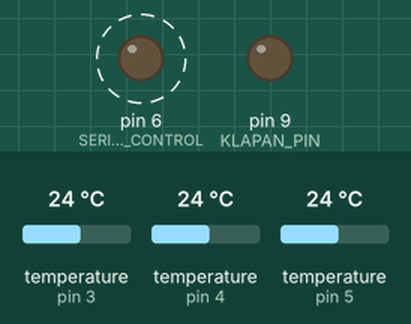
The sketch below on a simulated Arduino Uno, built with avr-gcc and run on an emulated ATmega328P. Shown: output pins drawn as LEDs (lit = HIGH). Dashed ring = blinking. Inputs (shaded band) come from the test bench; at power-on: temperature (sensors on pin 3, pin 4, pin 5) 24 °C. What the sketch prints to the serial monitor is not drawn.

Above: at 0.6 s.
Timing chart, 0 to 3.9 s (numbered marks = the images above):
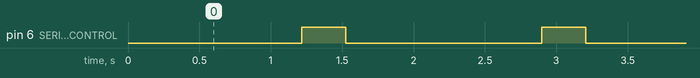

The sketch:

ControllerRs485_1.1_with_pause.ino
```cpp
#include <OneWire.h>
#include <DallasTemperature.h>
#include <ArduinoJson.h>
#include <Chrono.h>
#include <avr\eeprom.h>

#define SERIAL_DIRECTION_CONTROL 6

#define TEMPERATURE_UO_PIN 5
#define TEMPERATURE_CUB_PIN 4
#define TEMPERATURE_MID_PIN 3

#define KLAPAN_PIN 9

OneWire oneWire_UO(TEMPERATURE_UO_PIN);
OneWire oneWire_CUB(TEMPERATURE_CUB_PIN);
OneWire oneWire_MID(TEMPERATURE_MID_PIN);

DallasTemperature sensorsUO(&oneWire_UO);
DallasTemperature sensorsCUB(&oneWire_CUB);
DallasTemperature sensorsMID(&oneWire_MID);

DynamicJsonDocument doc(500);
DynamicJsonDocument receivedDoc(200);

Chrono myChrono(Chrono::SECONDS);

float auto_close_kl_temp;// температура и выше этой : которой клапан закрывается
float auto_open_kl_temp;// температура и ниже этой : клапан открывается
float T_UO_previousCycle = -1000;

bool automatic = false;

/*
   0 - OK
   1 - attempting to change klapa state when the auto mode is on.

*/
#define error_ok 0
#define error_klapa_violation 1
int error_state = error_ok;

//#define klapan_close  0;// косяк: в условном операторе так не работает.
//#define klapan_open  1;

const int klapan_close = 0;
const int klapan_open = 1;

int klapan_state;
int klapan_opening_duration = 300; // seconds

void setup(void) {

  pinMode(KLAPAN_PIN, OUTPUT);
  pinMode(SERIAL_DIRECTION_CONTROL, OUTPUT);

  Serial.begin(9600);

  klapan_state = klapan_open;

  doc["kl"] = klapan_state;
  doc["T_uo"] = 0;

  auto_close_kl_temp = eeprom_read_float(0);// температура и выше этой : которой клапан закрывается
  auto_open_kl_temp = eeprom_read_float(4);// температура и ниже этой : клапан открывается
  automatic = eeprom_read_byte(8);

  sensorsUO.begin();
  sensorsCUB.begin();
  sensorsMID.begin();
  sensorsUO.setResolution(11);
  sensorsCUB.setResolution(11);
  sensorsMID.setResolution(11);

  turnToRecieve();
}

void loop(void) {

  char receivedData[64] = "";

  // Парсим поступившие запросы, чтобы на выходе сформировать ответ
  if (Serial.available() > 0) {
    //String receivedString = Serial.readString();
    //deserializeJson(receivedDoc, receivedString);

    int amount = Serial.readBytesUntil(';', receivedData, 64 );
    receivedData[amount - 1] = '\0';
    deserializeJson(receivedDoc, receivedData);

    int cmd = receivedDoc["cmd"];

    // set_max_temp_uo = 1
    // set_auto_mode = 2
    // set_klapan_state = 3
    if (cmd == 1)
    {
      auto_close_kl_temp = receivedDoc["val"];
      eeprom_update_float(0, auto_close_kl_temp);
      error_state = error_ok;
    }
    else if (cmd == 2)
    {
      automatic = receivedDoc["val"];
      eeprom_update_byte(8, automatic);
      error_state = error_ok;
    }
    else if (cmd == 3)
    {
      if (automatic)
        error_state = error_klapa_violation;
      else
      {
        klapan_state = receivedDoc["val"];
        error_state = error_ok;
      }
    }
    else if (cmd == 4) {
      auto_open_kl_temp = receivedDoc["val"];
      eeprom_update_float(4, auto_open_kl_temp);
      error_state = error_ok;
    }
    else if (cmd == 5) {
      klapan_opening_duration = receivedDoc["val"];
      error_state = error_ok;
    }
  }
  else {
    error_state = error_ok;
  }

  // Чтение датчиков
  sensorsUO.requestTemperatures();
  sensorsCUB.requestTemperatures();
  sensorsMID.requestTemperatures();

  float current_celCUB = sensorsCUB.getTempCByIndex(0);
  float current_celUO = sensorsUO.getTempCByIndex(0);
  float current_celMID = sensorsMID.getTempCByIndex(0);

  if (automatic) {

    if (current_celUO >= auto_close_kl_temp) {
      klapan_state = klapan_close;
      digitalWrite(KLAPAN_PIN, HIGH);
      myChrono.stop();
    }
    else {
      if (klapan_state == klapan_close) {

        bool hasTCrossedMinimum = (current_celUO <= auto_open_kl_temp) && (current_celUO < T_UO_previousCycle);

        if (myChrono.isRunning() == false) {
          if (hasTCrossedMinimum)
            myChrono.start();
        }
        else {
          if (myChrono.hasPassed(klapan_opening_duration)) {
            myChrono.stop();
            klapan_state = klapan_open;
            digitalWrite(KLAPAN_PIN, LOW);
          }
        }

      }
    }


    //    if (current_celUO >= auto_close_kl_temp/*&& klapan_state == klapan_open*/) {
    //      klapan_state = klapan_close;
    //      digitalWrite(KLAPAN_PIN, HIGH);
    //    }
    //    else if (current_celUO <= auto_open_kl_temp) {
    //      klapan_state = klapan_open;
    //      digitalWrite(KLAPAN_PIN, LOW);
    //    }


  }
  else
  {
    if (klapan_state == klapan_close)
    {
      digitalWrite(KLAPAN_PIN, HIGH);
    }
    else if (klapan_state == klapan_open)
    {
      digitalWrite(KLAPAN_PIN, LOW);
    }
  }

  // Подготовка пакета
  doc["kl"] = klapan_state;
  doc["auto"] = automatic;

  //  if (current_celUO != DEVICE_DISCONNECTED_C) {
  //    doc["T_uo"] = current_celUO;
  //  } else doc["T_uo"] = 0;

  doc["T_uo"] = current_celUO;

  //  if (current_celCUB != DEVICE_DISCONNECTED_C) {
  //    doc["T_cub"] = current_celCUB;
  //  } else doc["T_cub"] = 0;

  doc["T_cub"] = current_celCUB;

  doc["T_mid"] = current_celMID;

  doc["maximum_temperature_acually"] = auto_close_kl_temp;
  doc["min_temperature_acually"] = auto_open_kl_temp;
  doc["error_code"] = error_state;
  doc["open_duration"] = klapan_opening_duration;

  T_UO_previousCycle = current_celUO;

  // Отправка пакета
  turnToSender();
  String j;
  serializeJson(doc, j);
  Serial.print("<begin>");
  Serial.print(j);
  Serial.println("<end>");
  delay(200);

  turnToRecieve();
  delay(200);
}


void turnToRecieve() {
  digitalWrite(SERIAL_DIRECTION_CONTROL, LOW);
}

void turnToSender() {
  digitalWrite(SERIAL_DIRECTION_CONTROL, HIGH);
}
```

Measured:
- by itself, pin 6 (SERIAL_DIRECTION_CONTROL): alternates HIGH for 0.31 s and LOW for 1.4 s
